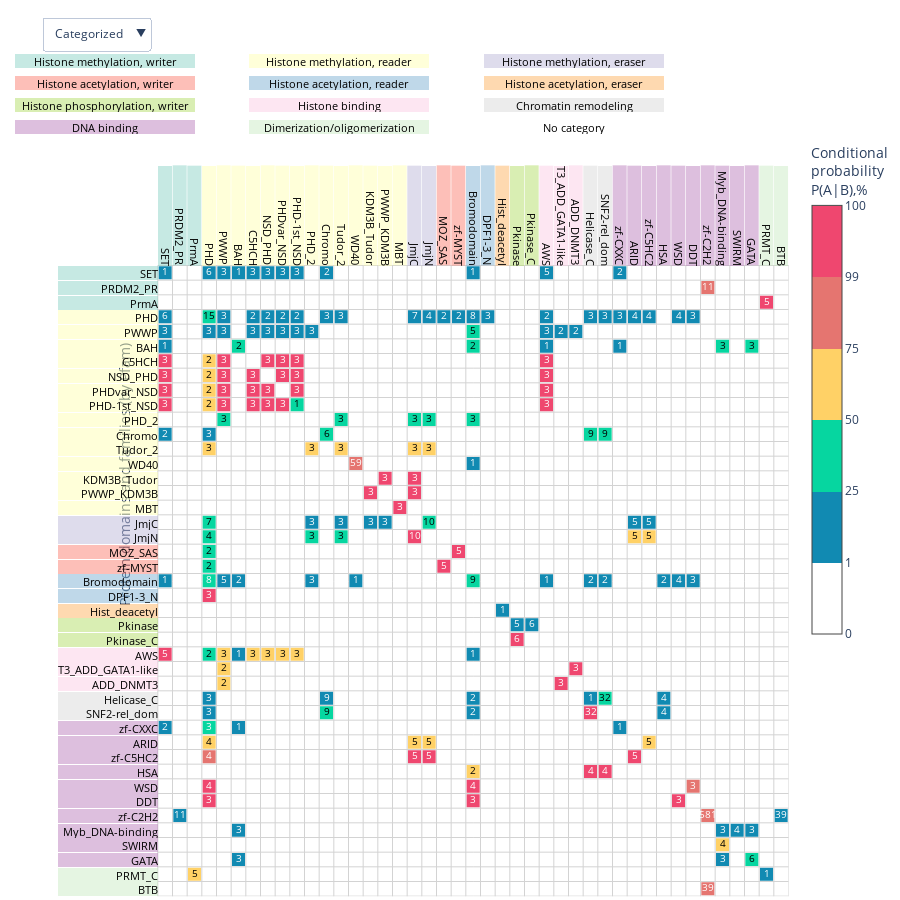

The code cell stored with this chart in its notebook:
### Code cell
import plotly.graph_objects as go
from plotly.subplots import make_subplots
import matplotlib.colors as mcolors


n_rows, n_cols = df_cooc.shape
n_rows, n_cols = df_cooc.shape
x = np.arange(n_cols)
y = np.arange(n_rows)

x, y = np.meshgrid(x, y)

x = x.flatten()
y = y.flatten()


sizes = df_cooc_num.values.flatten()
colors = df_cooc.values.flatten()
mask = colors >0.01

def map_color(val):
    if val < 1:
        return 0
    elif val < 25:
        return 1.5*1/6
    elif val < 50:
        return 2.5*1/6
    elif val < 75:
        return 3.5*1/6
    elif val < 99:
        return 4.5*1/6
    else:
        return 5.5*1/6
def map_font_color(val):
    
    return 'black' if (25<val<75) or (val < 1) else 'white'

colorscale = [
    [0, "#ffffff"],
    [1*1/6, "#ffffff"],
    [1*1/6, "#118ab2"],
    [2*1/6, "#118ab2"],
    [2*1/6, "#06d6a0"],
    [3*1/6, "#06d6a0"],
    [3*1/6, "#ffd166"],
    [4*1/6, "#ffd166"],
    [4*1/6, "#e57570"],
    [5*1/6, "#e57570"],
    [5*1/6, "#ef476f"],
    [6*1/6, "#ef476f"],
]


color_by_cats = [map_color(val) for val in colors[mask]]
pfam_names = list(df_cooc.index)
fig = go.Figure(
    data=[
        go.Scatter(
            x=x[mask],
            y=y[mask],
            text = [int(s) for s in sizes[mask]],
            textposition='middle center',
            hoverinfo='text', 
            hovertext=[
                f"{percent:.2f}%, {num:n} proteins<br>{pfam_names[x]} - {pfam_names[y]}"
                
                for num, percent,x,y in zip(sizes[mask], colors[mask],x[mask],y[mask])
            ],
            mode="markers+text",
            marker=dict(
                color=color_by_cats,
                colorscale=colorscale,
                cmin=0,
                cmax=1,
                colorbar=dict(
                    y=0.6,
                    len=0.6,
                    tickvals=[i/6 for i in range(7)], 
                    ticktext=[0,1,25,50,75,99,100],
                    title="Conditional<br>probability<br>P(A|B),%"
                ),
                size=13,
                showscale=True,
                symbol='square', 
            ),
            textfont=dict(
                color=list(map(map_font_color ,colors[mask])),
                size=10
            )
        )
    ]
)
def get_annot(posx,posy, text,ori,bg_color,width=100,align='right',hover=True):
    c = mcolors.to_rgb(bg_color)
    return dict(
        x=posx,
        y=posy,
        text=text,
        showarrow=False,
        font=dict(
            # family="Courier New, monospace",
            size=11,
            color="black"
            ),
        
        align=align,
        valign='middle',
        height=14,
        width=width,
        xanchor='right',
        yanchor='bottom',
        textangle=0 if ori=='h' else 90,
        borderwidth=0,
        borderpad=0,
        # bordercolor=f'rgba({c[0]}, {c[1]}, {c[2]}, 0.5)',
        bgcolor=f'rgba({c[0]*255}, {c[1]*255}, {c[2]*255}, 0.5)',
        opacity=1.0,
        hovertext=f'{text}<br>{color_to_cat[bg_color]}' if hover else None,
        name='text'
        )

annotations_y = [ get_annot(-0.5,pos+0.5,text,'h',color_nodes.get(text,'white')) for pos,text in enumerate(df_cooc.index)]
annotations_x = [ get_annot(pos+0.5,-0.5,text,'v',color_nodes.get(text,'white')) for pos,text in enumerate(df_cooc.columns)]

annotations_legend1 = [get_annot(2+ pos*16,-14+0,text,'h',color,width=180,align='center',hover=False) for pos,(text,color) in enumerate(color_cats[:3])]
annotations_legend2 = [get_annot(2+pos*16, -14+1.5,text,'h',color,width=180,align='center',hover=False) for pos,(text,color) in enumerate(color_cats[3:6])]
annotations_legend3 = [get_annot(2+pos*16, -14+3,text,'h',color,width=180,align='center',hover=False) for pos,(text,color) in enumerate(color_cats[6:9])]
annotations_legend4 = [get_annot(2+pos*16, -14+4.5,text,'h',color,width=180,align='center',hover=False) for pos,(text,color) in enumerate(color_cats[9:])]


height = 900
width = 900
buttons = [dict(
            label=f"Categorized",
            method="update",
            args=[
                {"vis":True},
                {"xaxis.range": [-1,42.5],"yaxis.range": [42.5,-15], "height":height, "width":width}
                 ]
                ),
           dict(
            label=f"All",
            method="update",
            args=[
                {"vis":True},
                {"xaxis.range": [-1,148],"yaxis.range": [148,-15], "height":2000, "width":2000}
                 ]
                ),
           
          ]

fig.update_layout(height=height, width=width,#900
                 # margin=dict(t=100),
                 xaxis=dict(
                     # tickmode="array",
                    tickmode='array',
                    showgrid=False,
                    zeroline=False,
                    range=[-1, 42.5],
                    tickvals=list(range(len(df_cooc.columns))),
                    ticktext=df_cooc.columns,
                    constrain='domain',
                    scaleanchor='y', 
                    # title='Protein domains and families (by Pfam)',
                    showticklabels=False,
                    automargin=True,
                ),
                yaxis=dict(
                    tickmode='array',
                    showgrid=False,
                    zeroline=False,
                    range=[42.5,-15],
                    tickvals=list(range(len(df_cooc.index))),
                    ticktext=df_cooc.index,
                    # autorange='reversed',
                    scaleanchor='x', 
                    constrain='domain',
                    title='Protein domains and families (by Pfam)',
                    showticklabels=False,
                    automargin=True
                ),
                  annotations=annotations_y+annotations_x+annotations_legend1+annotations_legend2+annotations_legend4+annotations_legend3,
                  margin=dict(l=150, r=30, t=50, b=1),
                  plot_bgcolor="white",
                  dragmode=False,
                  updatemenus=[
                                dict(
                                    buttons=buttons,
                                    direction="down",
                                    # active=len(buttons) - 1,
                                    x=0,
                                    y=1,
                                    showactive=True,
                                    pad={"r": 0, "t": 0},
                                    xanchor="right",
                                    yanchor="bottom",
                                ),
                            ],
                )




ticks = np.arange(-0.5, 147,1)
for x in ticks:
    fig.add_shape(
        type='line',
        x0=x, x1=x,
        y0=-0.5, y1=147 - 0.5,
        line=dict(color='lightgray', width=1),
        xref='x', yref='y', layer='below'
    )
    fig.add_shape(
        type='line',
        y0=x, y1=x,
        x0=-0.5, x1=147 - 0.5,
        line=dict(color='lightgray', width=1),
        xref='x', yref='y', layer='below'
    )


config = {
    'scrollZoom': False,  # Disable scroll to zoom
    'modeBarButtonsToRemove': ['zoom2d'],
    'displayModeBar': False,  # Hide the mode bar (toolbar)
    'doubleClick': False,  # Disable double click to reset zoom
    'editable': False,  # Disable edits like moving title and axes
    'staticPlot': False  # Disable all interactivity (makes the plot static)
}
fig.write_html("PfamvsPfam_plot.html", full_html=False,div_id='PfamvsPfam_plot',include_plotlyjs='js/plotly-2.35.2.min.js',config=config)
fig.show()
